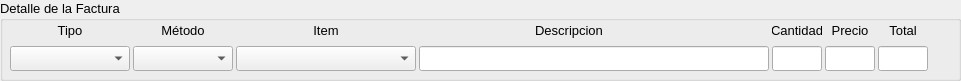
  <widget class="QGroupBox" name="groupBox_3">
   <property name="geometry">
    <rect>
     <x>9</x>
     <y>250</y>
     <width>961</width>
     <height>81</height>
    </rect>
   </property>
   <property name="sizePolicy">
    <sizepolicy hsizetype="Ignored" vsizetype="Ignored">
     <horstretch>0</horstretch>
     <verstretch>0</verstretch>
    </sizepolicy>
   </property>
   <property name="minimumSize">
    <size>
     <width>780</width>
     <height>0</height>
    </size>
   </property>
   <property name="maximumSize">
    <size>
     <width>1000</width>
     <height>100</height>
    </size>
   </property>
   <property name="font">
    <font>
     <family>Segoe UI</family>
     <pointsize>10</pointsize>
    </font>
   </property>
   <property name="title">
    <string>Detalle de la Factura</string>
   </property>
   <widget class="QWidget" name="gridLayoutWidget_2">
    <property name="geometry">
     <rect>
      <x>10</x>
      <y>20</y>
      <width>940</width>
      <height>51</height>
     </rect>
    </property>
    <layout class="QGridLayout" name="f_grid2_2">
     <property name="sizeConstraint">
      <enum>QLayout::SetMinAndMaxSize</enum>
     </property>
     <property name="horizontalSpacing">
      <number>3</number>
     </property>
     <property name="verticalSpacing">
      <number>6</number>
     </property>
     <item row="0" column="6">
      <widget class="QLabel" name="label_42">
       <property name="minimumSize">
        <size>
         <width>0</width>
         <height>15</height>
        </size>
       </property>
       <property name="maximumSize">
        <size>
         <width>50</width>
         <height>20</height>
        </size>
       </property>
       <property name="text">
        <string>Total</string>
       </property>
       <property name="alignment">
        <set>Qt::AlignCenter</set>
       </property>
      </widget>
     </item>
     <item row="0" column="5">
      <widget class="QLabel" name="label_43">
       <property name="minimumSize">
        <size>
         <width>0</width>
         <height>15</height>
        </size>
       </property>
       <property name="maximumSize">
        <size>
         <width>50</width>
         <height>20</height>
        </size>
       </property>
       <property name="text">
        <string>Precio</string>
       </property>
       <property name="alignment">
        <set>Qt::AlignCenter</set>
       </property>
      </widget>
     </item>
     <item row="0" column="4">
      <widget class="QLabel" name="label_44">
       <property name="minimumSize">
        <size>
         <width>50</width>
         <height>15</height>
        </size>
       </property>
       <property name="maximumSize">
        <size>
         <width>50</width>
         <height>20</height>
        </size>
       </property>
       <property name="text">
        <string>Cantidad</string>
       </property>
       <property name="alignment">
        <set>Qt::AlignCenter</set>
       </property>
      </widget>
     </item>
     <item row="0" column="3">
      <widget class="QLabel" name="label_45">
       <property name="minimumSize">
        <size>
         <width>300</width>
         <height>15</height>
        </size>
       </property>
       <property name="maximumSize">
        <size>
         <width>300</width>
         <height>20</height>
        </size>
       </property>
       <property name="text">
        <string>Descripcion</string>
       </property>
       <property name="alignment">
        <set>Qt::AlignCenter</set>
       </property>
      </widget>
     </item>
     <item row="0" column="0">
      <widget class="QLabel" name="label_46">
       <property name="minimumSize">
        <size>
         <width>120</width>
         <height>15</height>
        </size>
       </property>
       <property name="maximumSize">
        <size>
         <width>120</width>
         <height>20</height>
        </size>
       </property>
       <property name="text">
        <string>Tipo</string>
       </property>
       <property name="alignment">
        <set>Qt::AlignCenter</set>
       </property>
      </widget>
     </item>
     <item row="0" column="2">
      <widget class="QLabel" name="label">
       <property name="minimumSize">
        <size>
         <width>180</width>
         <height>15</height>
        </size>
       </property>
       <property name="maximumSize">
        <size>
         <width>180</width>
         <height>20</height>
        </size>
       </property>
       <property name="text">
        <string>Item</string>
       </property>
       <property name="alignment">
        <set>Qt::AlignCenter</set>
       </property>
      </widget>
     </item>
     <item row="0" column="1">
      <widget class="QLabel" name="label_4">
       <property name="minimumSize">
        <size>
         <width>100</width>
         <height>15</height>
        </size>
       </property>
       <property name="maximumSize">
        <size>
         <width>100</width>
         <height>20</height>
        </size>
       </property>
       <property name="text">
        <string>Método</string>
       </property>
       <property name="alignment">
        <set>Qt::AlignCenter</set>
       </property>
      </widget>
     </item>
     <item row="1" column="0">
      <widget class="QComboBox" name="tp">
       <property name="minimumSize">
        <size>
         <width>120</width>
         <height>25</height>
        </size>
       </property>
       <property name="maximumSize">
        <size>
         <width>120</width>
         <height>16777215</height>
        </size>
       </property>
       <property name="font">
        <font>
         <pointsize>9</pointsize>
        </font>
       </property>
      </widget>
     </item>
     <item row="1" column="1">
      <widget class="QComboBox" name="metodo">
       <property name="minimumSize">
        <size>
         <width>100</width>
         <height>25</height>
        </size>
       </property>
       <property name="maximumSize">
        <size>
         <width>100</width>
         <height>16777215</height>
        </size>
       </property>
       <property name="font">
        <font>
         <pointsize>9</pointsize>
        </font>
       </property>
      </widget>
     </item>
     <item row="1" column="2">
      <widget class="QComboBox" name="item">
       <property name="minimumSize">
        <size>
         <width>180</width>
         <height>25</height>
        </size>
       </property>
       <property name="maximumSize">
        <size>
         <width>180</width>
         <height>16777215</height>
        </size>
       </property>
       <property name="font">
        <font>
         <pointsize>9</pointsize>
        </font>
       </property>
      </widget>
     </item>
     <item row="1" column="3">
      <widget class="QLineEdit" name="descripcion">
       <property name="minimumSize">
        <size>
         <width>350</width>
         <height>25</height>
        </size>
       </property>
       <property name="maximumSize">
        <size>
         <width>300</width>
         <height>16777215</height>
        </size>
       </property>
       <property name="font">
        <font>
         <pointsize>9</pointsize>
        </font>
       </property>
      </widget>
     </item>
     <item row="1" column="4">
      <widget class="QLineEdit" name="cantidad">
       <property name="minimumSize">
        <size>
         <width>50</width>
         <height>25</height>
        </size>
       </property>
       <property name="maximumSize">
        <size>
         <width>50</width>
         <height>16777215</height>
        </size>
       </property>
       <property name="font">
        <font>
         <pointsize>9</pointsize>
        </font>
       </property>
      </widget>
     </item>
     <item row="1" column="5">
      <widget class="QLineEdit" name="precio">
       <property name="minimumSize">
        <size>
         <width>50</width>
         <height>25</height>
        </size>
       </property>
       <property name="maximumSize">
        <size>
         <width>50</width>
         <height>16777215</height>
        </size>
       </property>
       <property name="font">
        <font>
         <pointsize>9</pointsize>
        </font>
       </property>
      </widget>
     </item>
     <item row="1" column="6">
      <widget class="QLineEdit" name="bs">
       <property name="minimumSize">
        <size>
         <width>50</width>
         <height>25</height>
        </size>
       </property>
       <property name="maximumSize">
        <size>
         <width>50</width>
         <height>16777215</height>
        </size>
       </property>
       <property name="font">
        <font>
         <pointsize>9</pointsize>
        </font>
       </property>
      </widget>
     </item>
    </layout>
   </widget>
  </widget>
